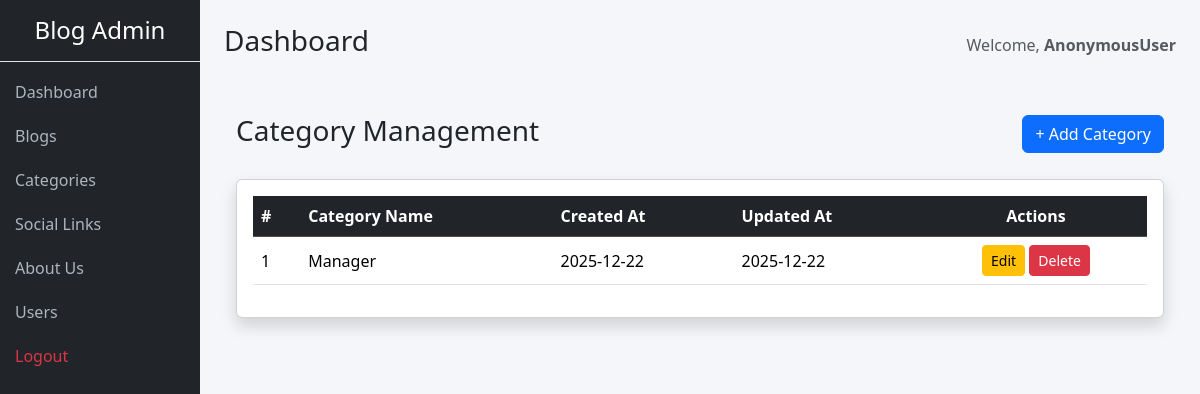
Before: /dashboard/categories/ with the older database file.
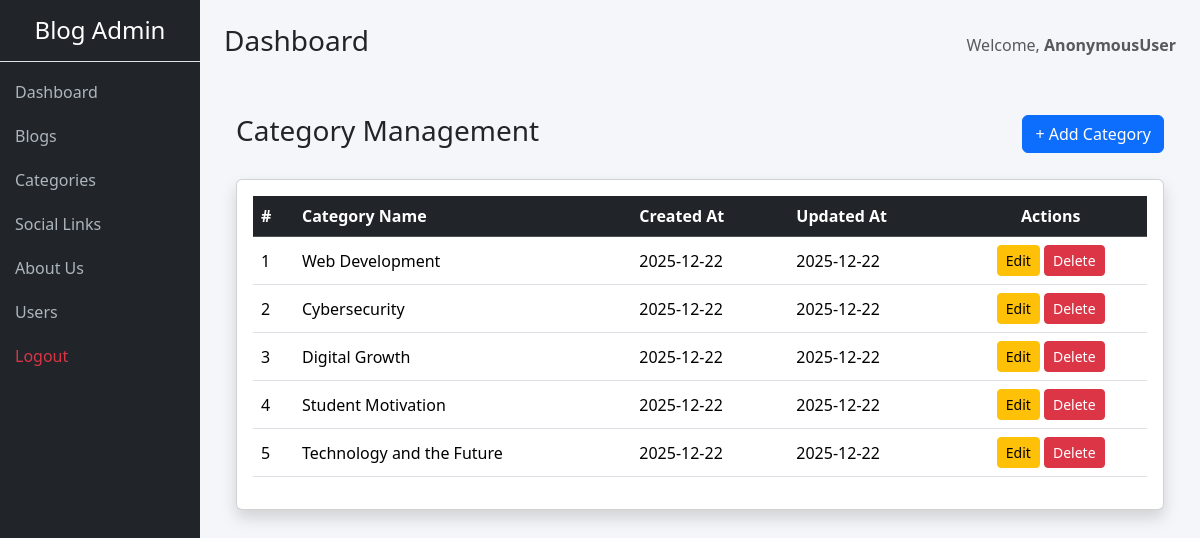
After: the same page with the newer database file.
### main/models.py (models this page shows, shortened)
class Category(models.Model):
    name=models.CharField(max_length=100,unique=True)
    created_at=models.DateTimeField(auto_now_add=True)
    updated_at=models.DateTimeField(auto_now=True)

### core/views.py (the view)
# urls.py: path('categories/', cat_list, name='cat_list'),
def cat_list(request):
    categories = Category.objects.all()
    context = {
        'categories': categories
    }
    return render(request, 'category.html', context)

### core/templates/category.html
{% extends 'base.html' %}
{% block content %}
<div class="container mt-5">
    <div class="d-flex justify-content-between align-items-center mb-4">
        <h3>Category Management</h3>
        <a href="{% url 'add_cat' %}" class="btn btn-primary">+ Add Category</a>
    </div>
    <div class="card shadow">
        <div class="card-body table-responsive">
            <table class="table table-hover align-middle">
                <thead class="table-dark">
                    <tr>
                        <th>#</th>
                        <th>Category Name</th>
                        <th>Created At</th>
                        <th>Updated At</th>
                        <th class="text-center">Actions</th>
                    </tr>
                </thead>
                <tbody>
                    {% for cat in categories %}
                    <tr>
                        <td>{{ forloop.counter }}</td>
                        <td>{{ cat.name }}</td>
                        <td>{{ cat.created_at|date:"Y-m-d" }}</td>
                        <td>{{ cat.updated_at|date:"Y-m-d" }}</td>
                        <td class="text-center">
                            <a href="{% url 'update_cat' cat.id %}" class="btn btn-sm btn-warning">Edit</a>
                            <a href="{% url 'delete_cat' cat.id %}"
                               class="btn btn-sm btn-danger"
                               onclick="return confirm('Are you sure?')">
                               Delete
                            </a>
                        </td>
                    </tr>
                    {% endfor %}
                </tbody>
            </table>
        </div>
    </div>
</div>
{% endblock %}

Changed rows visible on the page:
removed Category: name "Manager", created_at "2025-12-22", updated_at "2025-12-22"
added Category: name "Web Development", created_at "2025-12-22", updated_at "2025-12-22"
added Category: name "Cybersecurity", created_at "2025-12-22", updated_at "2025-12-22"
added Category: name "Digital Growth", created_at "2025-12-22", updated_at "2025-12-22"
added Category: name "Student Motivation", created_at "2025-12-22", updated_at "2025-12-22"
added Category: name "Technology and the Future", created_at "2025-12-22", updated_at "2025-12-22"
